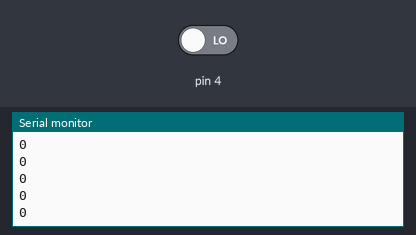
This sketch was run on a simulated Arduino Uno, built with avr-gcc and run on an emulated ATmega328P. On the bench: the last lines printed to the serial monitor. The test bench sets the inputs (shaded band); at power-on: pin 4 LOW.

Above: at 1.2 s.
1.3 s: pin 4 driven HIGH
At 2.1 s:
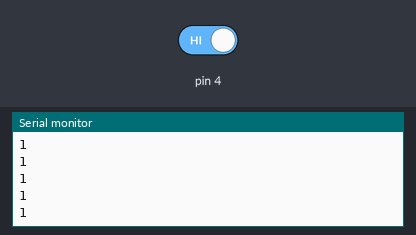
2.8 s: pin 4 driven LOW
At 3.3 s:
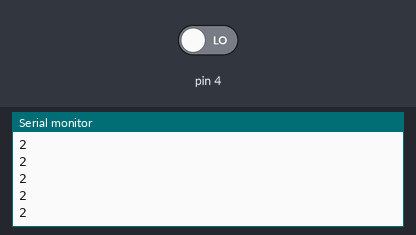
Timing chart, 0 to 5.8 s (numbered marks = the images above; inputs shaded):
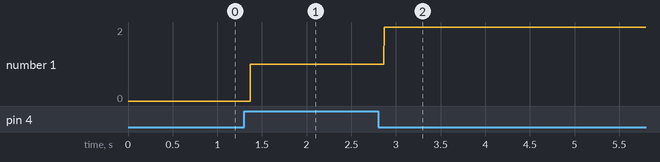

The sketch:

test-pattern-observer-3.ino
```cpp
/*
 * test-pattern-observer-2 example
 * but using EnableInterrupt lib
 *
 */
#include "ButtonImpl.h"

class MyListener : public ButtonListener {
public:
  MyListener(){
    count = 0;
  }

  void notifyButtonPressed(){
    count++;
  }

  int getCount(){
    noInterrupts();
    int c = count;
    interrupts();
    return c;
  }
private:
  volatile int count;
};

Button* button;
MyListener* listener;

void setup(){
  Serial.begin(9600);
  button = new ButtonImpl(4);
  listener = new MyListener();
  button->registerListener(listener);
}

void loop(){
  Serial.println(listener->getCount());
};
```

Button.h
```cpp
#ifndef __BUTTON__
#define __BUTTON__

#define MAX_BUTTON_LISTENERS 5

class ButtonListener {
public:
  virtual void notifyButtonPressed() = 0;
};

class Button {

public:
  virtual bool isPressed() = 0;
  virtual bool registerListener(ButtonListener* listener) = 0;
};

#endif
```

ButtonImpl.cpp
```cpp
/*
 * test-pattern-observer-2 example
 * but using EnableInterrupt lib
 *
 */
#include "ButtonImpl.h"
#include "Arduino.h"
#include "EnableInterrupt.h"

class Dispatcher {
  public:
    Dispatcher(void (*notifyFunc)()){
      this->notifyFunc = notifyFunc;
    }

    void bind(int pin, ButtonImpl* button){
      this->button = button;
      enableInterrupt(pin, notifyFunc, CHANGE);
    }

    void dispatch(){
      button->notifyListeners();
    }

  private:
    ButtonImpl* button;
    void (*notifyFunc)();
};

void notifyButtonListeners_0();
void notifyButtonListeners_1();
void notifyButtonListeners_2();
void notifyButtonListeners_3();
void notifyButtonListeners_4();

Dispatcher dispatchers[5] = {
  Dispatcher(notifyButtonListeners_0),
  Dispatcher(notifyButtonListeners_1),
  Dispatcher(notifyButtonListeners_2),
  Dispatcher(notifyButtonListeners_3),
  Dispatcher(notifyButtonListeners_4),
};

void notifyButtonListeners_0(){ dispatchers[0].dispatch(); }
void notifyButtonListeners_1(){ dispatchers[1].dispatch(); }
void notifyButtonListeners_2(){ dispatchers[2].dispatch(); }
void notifyButtonListeners_3(){ dispatchers[3].dispatch(); }
void notifyButtonListeners_4(){ dispatchers[4].dispatch(); }

ButtonImpl::ButtonImpl(int pin){
  this->pin = pin;
  pinMode(pin, INPUT);
  nListeners = 0;
  dispatchers[pin].bind(pin, this);
}

bool ButtonImpl::isPressed(){
  return digitalRead(pin) == HIGH;
}

bool ButtonImpl::registerListener(ButtonListener* listener){
  if (nListeners < MAX_BUTTON_LISTENERS){
    listeners[nListeners++] = listener;
    return true;
  } else {
    return false;
  }
}

void ButtonImpl::notifyListeners(){
  for (int i = 0; i < nListeners; i++){
    listeners[i]->notifyButtonPressed();
  }
}
```

ButtonImpl.h
```cpp
 #ifndef __BUTTONIMPL__
#define __BUTTONIMPL__

#include "Button.h"

class ButtonImpl: public Button {

public:
  ButtonImpl(int pin);
  bool isPressed();
  bool registerListener(ButtonListener* listener);

  void notifyListeners();

private:

  int pin;
  int nListeners;
  ButtonListener* listeners[MAX_BUTTON_LISTENERS];
};

#endif
```

Measured:
- after the input at 1.3 s, the serial monitor: prints a new line after 0.07 s (image 1)
- after the input at 2.8 s, the serial monitor: prints a new line after 0.07 s (image 2)
- plotted number 1: 0 → 1 after the input at 1.3 s, 1 → 2 after the input at 2.8 s
